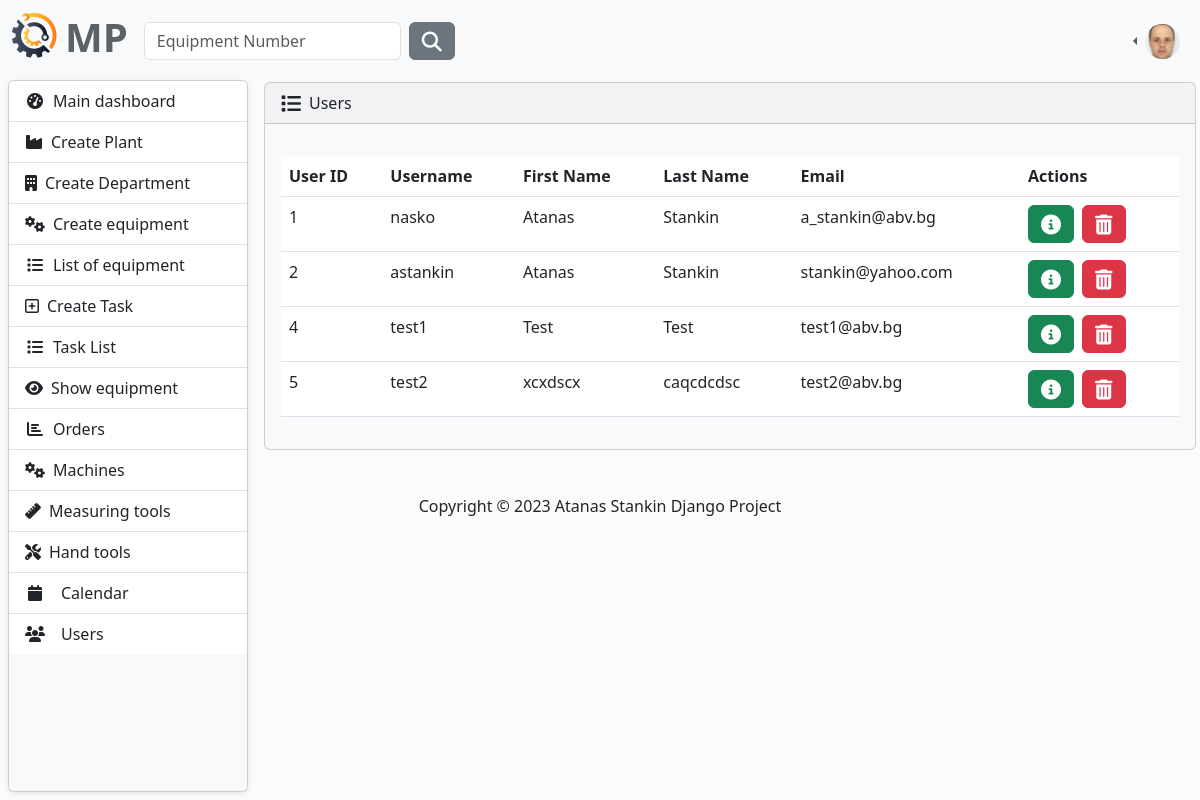
The page /user/users-list/ (signed in) on the database as committed earlier.
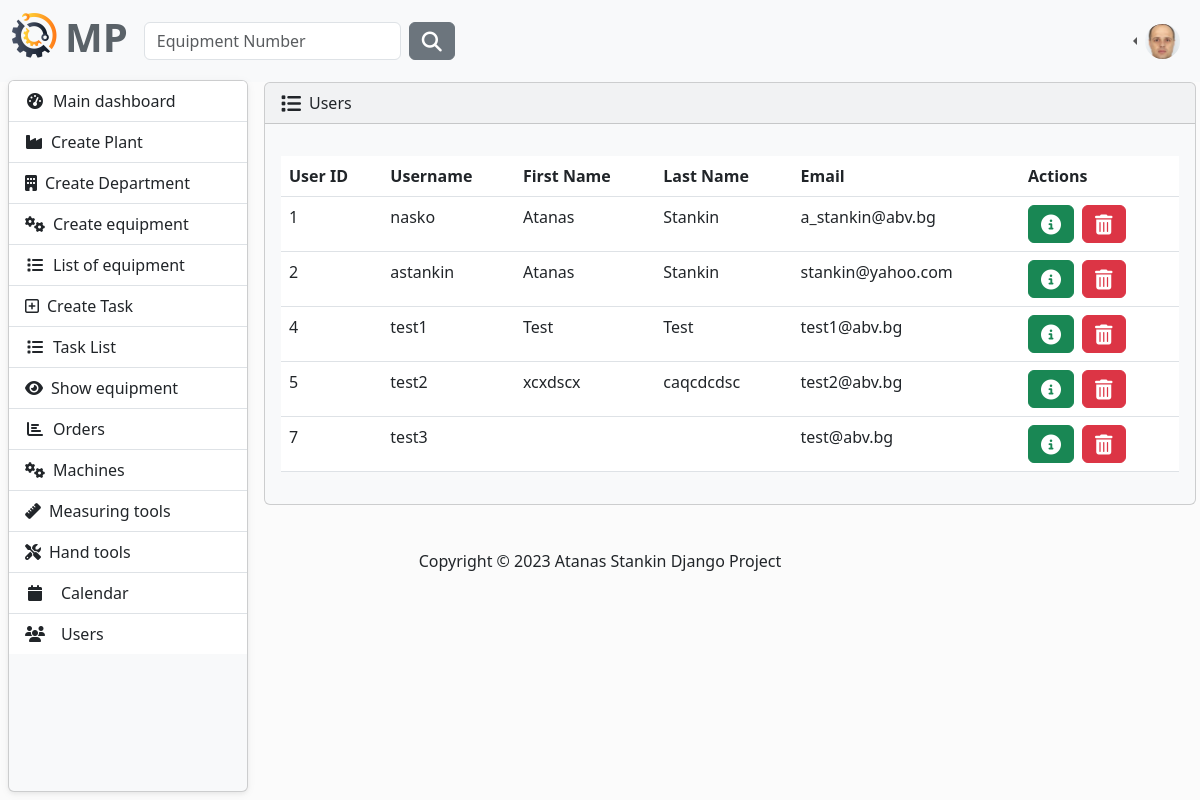
The same page on the database as committed later.
### MaintenancePlanner/accounts/models.py (models this page shows, shortened)
class AppUser(AbstractUser):
    first_name = models.CharField(
        max_length=30,
        validators=[
            MinLengthValidator(2),
            user_name_validator,
        ]
    )
    last_name = models.CharField(
        max_length=30,
        validators=[
            MinLengthValidator(2),
            user_name_validator,
        ]
    )
    email = models.EmailField(unique=True)

class Profile(models.Model):
    user = models.OneToOneField(AppUser, on_delete=models.CASCADE)
    image = models.ImageField(
        default='images/default.jpg',
        null=True,
        blank=True,
        upload_to='images/'
    )

### MaintenancePlanner/accounts/views.py (the view)
# urls.py: path('users-list/', ListUsers.as_view(), name='users-list'),
class ListUsers(LoginRequiredMixin, ListView):
    model = AppUser
    template_name = 'users-list.html'
    context_object_name = 'users'

### MaintenancePlanner/accounts/templates/users-list.html (shortened to what this page needs)
{% extends "base.html" %}
{% block content %}
    <article>
        <div class="card bg-light ms-1 me-4 mb-4 mt-0">
            <div class="card-header">
                <i class="fa-solid fa-list fa-lg me-2"></i>Users
            </div>
            <div class="card-body">
                <p class="card-text">
                <div class="table-responsive">
                    <table class="table table-hover">
                        <thead>
                        <tr>
                            <th scope="col">User ID</th>
                            <th scope="col">Username</th>
                            <th scope="col">First Name</th>
                            <th scope="col">Last Name</th>
                            <th scope="col">Email</th>
                            <th scope="col">Actions</th>
                        </tr>
                        </thead>
                        <tbody>
                        {% for user in  users %}
                            <tr>
                                <td>{{ user.id }}</td>
                                <td>{{ user.username }}</td>
                                <td>{{ user.first_name }}</td>
                                <td>{{ user.last_name }}</td>
                                <td>{{ user.email }}</td>
                                <td>
                                    <button type="button" class="btn btn-success me-1"
                                            href="#" data-bs-toggle="modal"
                                            data-bs-target="#myModal{{ user.id }}">
                                        <i class="fa-solid fa-circle-info fa-lg"></i>
                                    </button>
                                    <button type="button" class="btn btn-danger me-1"
                                            href="#"
                                            data-bs-toggle="modal"
                                            data-bs-target="#myModal2{{ user.id }}">
                                        <i class="fa-solid fa-trash-can fa-lg"></i>
                                    </button>
                                </td>
                            </tr>
                        {% endfor %}
                        </tbody>
                    </table>
                </div>
            </div>
        </div>
    </article>
{% endblock %}

### templates/base.html (shortened to what this page needs)
{% load static %}
<!DOCTYPE html>
<html lang="en">
{% include 'partials/head.html' %}
<body>
{% include 'partials/navbar.html' %}
<main>
    {% block content %}
    {% endblock %}
</main>
{% if user.is_authenticated %}
    <aside>
        {% include 'partials/sidebar.html' %}
    </aside>
{% endif %}
{% include 'partials/footer.html' %}
</body>
</html>

### templates/partials/head.html (shortened to what this page needs)
{% load static %}
<head>
    <link rel="stylesheet" href="{% static 'css/layout.css' %}">
    <link rel="stylesheet" href="https://cdnjs.cloudflare.com/ajax/libs/font-awesome/6.4.0/css/all.min.css"
/>
    <link href="https://cdn.jsdelivr.net/npm/bootstrap@5.3.0-alpha3/dist/css/bootstrap.min.css" rel="stylesheet"
>
    <link rel="stylesheet" href="{% static 'css/body.css' %}">
    {% if  user.is_authenticated %}
        <link rel="stylesheet" href="{% static 'css/side-bar.css' %}">
        <link rel="stylesheet" href="{% static 'css/layout.css' %}">
    {% endif %}
</head>

### templates/partials/navbar.html (shortened to what this page needs)
{% load static %}
<nav class="navbar navbar-expand-lg bg-light" data-bs-theme="light">
    <div class="container-fluid">
        <a class="navbar-brand" href="{% url 'home-page' %}">
            <ul class="navbar-nav ms-auto d-flex flex-row">
                <li><img class="logo me-2" src="{% static 'img/logo.png' %}" alt="logo"></li>
                <li><h1 style="color: #5a6268; font-weight: bold">MP</h1></li>
            </ul>
             </a>
        <div class="collapse navbar-collapse" id="navbarColor01">
            {% if user.is_authenticated %}
            <form class="d-flex" method=POST action="{% url 'search-equipment' %}">
                <input class="form-control me-sm-2" type="search" placeholder="Equipment Number"
                       name="number">
                <button class="btn btn-secondary my-2 my-sm-0" type="submit"><i
                        class="fa-solid fa-magnifying-glass fa-lg"></i></button>
            </form>
            {% endif %}
            <ul class="navbar-nav ms-auto d-flex flex-row">
            {% if not request.user.is_authenticated %}
                <li class="nav-item">
                    <a class="nav-link" href="{% url 'login' %}"><i class="fa-solid fa-right-to-bracket fa-lg me-2"></i>Sig In
                    </a>
                </li>
                <li class="nav-item">
                    <a class="nav-link" href="{% url 'register' %}"><i class="fa-regular fa-address-card fa-lg me-2"></i>Sig Up
                    </a>
                </li>
                {% else %}
                <li class="nav-item dropdown">
                    <div class="btn-group dropstart">
                        <a class="nav-link dropdown-toggle" data-bs-toggle="dropdown" href="#" role="button"
                           aria-haspopup="true" aria-expanded="false">
                             {% if user.profile.image %}
                                    <img src="{{ user.profile.image.url }}" class="rounded-circle" height="35" loading="lazy"/>
                                {% else %}
                                    <img src="{% static 'img/profile-img.png' %}" class="rounded-circle" height="35"
                                         loading="lazy"/>
                                {% endif %}
                        </a>
                    </div>
                </li>
                {% endif %}
            </ul>
        </div>
    </div>
</nav>

### templates/partials/sidebar.html
<nav id="sidebarMenu" class="collapse d-lg-block sidebar card bg-light ms-2 me-2 mb-2 mt-0">
    <div class="position-sticky">
        <div class="list-group list-group-flush mx-0 mt-0">
            <a href="#" class="list-group-item list-group-item-action py-2 ripple" aria-current="true">
                <i class="fas fa-tachometer-alt fa-fw me-2"></i><span>Main dashboard</span>
            </a>
            <a href="{% url 'create-plant' %}" class="list-group-item list-group-item-action py-2 ripple">
                <i class="fa-solid fa-industry me-2"></i><span>Create Plant</span>
            </a>
            <a href="{% url 'create-department' %}" class="list-group-item list-group-item-action py-2 ripple">
                <i class="fa-solid fa-building me-2"></i><span>Create Department</span>
            </a>
            <a href="{% url 'create-equipment' %}" class="list-group-item list-group-item-action py-2 ripple">
                <i class="fa-solid fa-gears me-2"></i><span>Create equipment</span>
            </a>
            <a href="{% url 'equipment-list' %}" class="list-group-item list-group-item-action py-2 ripple">
                <i class="fa-solid fa-list fa-fw me-2"></i><span>List of equipment</span>
            </a>
            <a href="{% url 'create-task' %}" class="list-group-item list-group-item-action py-2 ripple">
                <i class="fa-regular fa-square-plus me-2"></i><span>Create Task</span>
            </a>
            <a href="{% url 'task-list' %}" class="list-group-item list-group-item-action py-2 ripple">
                <i class="fa-solid fa-list fa-fw me-2"></i><span>Task List</span>
            </a>
            <a href="#" class="list-group-item list-group-item-action py-2 ripple">
                <i class="fa-solid fa-eye me-2"></i><span>Show equipment</span>
            </a>
            <a href="#" class="list-group-item list-group-item-action py-2 ripple">
                <i class="fas fa-chart-bar fa-fw me-2"></i><span>Orders</span>
            </a>
            <a href="#" class="list-group-item list-group-item-action py-2 ripple">
                <i class="fa-solid fa-gears me-2"></i><span>Machines</span>
            </a>
            <a href="#" class="list-group-item list-group-item-action py-2 ripple">
                <i class="fa-solid fa-ruler me-2"></i><span>Measuring tools</span>
            </a>
            <a href="#" class="list-group-item list-group-item-action py-2 ripple">
                <i class="fa-solid fa-screwdriver-wrench me-2"></i><span>Hand tools</span>
            </a>
            <a href="#" class="list-group-item list-group-item-action py-2 ripple"
            ><i class="fas fa-calendar fa-fw me-3"></i><span>Calendar</span></a
            >
            <a href="{% url 'users-list' %}" class="list-group-item list-group-item-action py-2 ripple"
            ><i class="fas fa-users fa-fw me-3"></i><span>Users</span></a
            >
        </div>
    </div>
</nav>

### templates/partials/footer.html (shortened to what this page needs)
<footer class="mt-auto mb-4">
    <div class="text-center">
        <p>
            Copyright &copy;
            Atanas Stankin Django Project
        </p>
    </div>
</footer>

### static/css/layout.css (style rules this page uses)
body { background-color: #fbfbfb; }
article { grid-area: content; margin-left: 20px; width: 100%; }
footer { padding: 20px; grid-area: footer; }

### static/css/body.css (style rules this page uses)
main { width: 100%; height: auto; margin: 0 auto; display: flex; flex-direction: column; }

### static/css/side-bar.css (style rules this page uses)
body { background-color: #fbfbfb; }
@media (min-width: 991.98px) { main { padding-left: 240px; } }
.sidebar { position: fixed; top: 80px; bottom: 0; left: 0; padding: 0 0 0; box-shadow: 0 2px 5px 0 rgb(0 0 0 / 5%), 0 2px 10px 0 rgb(0 0 0 / 5%); width: 240px; z-index: 600; overflow: hidden; }

Rows that differ between the two databases and show on the page:
added AppUser: id "7", username "test3", email "test@abv.bg"
